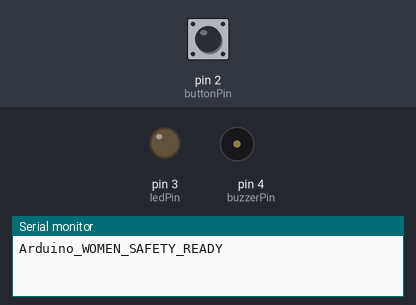
This sketch was run on a simulated Arduino Uno, built with avr-gcc and run on an emulated ATmega328P. On the bench: output pins drawn as LEDs (lit = HIGH), buzzer (waves = sounding), the last lines printed to the serial monitor. The inputs (shaded band) are chosen by the test bench; at power-on: pin 2 (buttonPin) HIGH.

Above: at 1.2 s.
1.3 s: pin 2 (buttonPin) pulled LOW for 0.15 s
At 2.6 s:
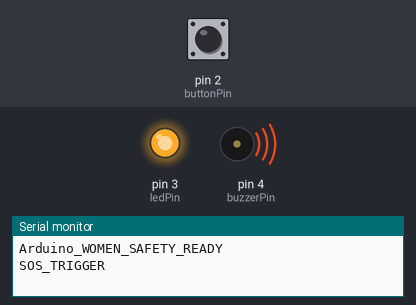
2.9 s: pin 2 (buttonPin) pulled LOW for 1 s
At 3.9 s:
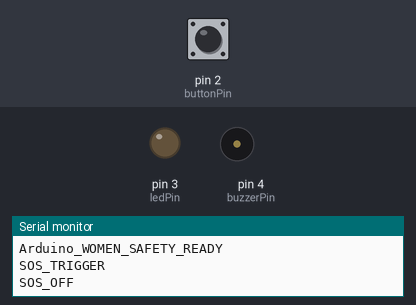
5.4 s: pin 2 (buttonPin) pulsed LOW 2 times (0.12 s each, 0.3 s apart)
At 5.46 s:
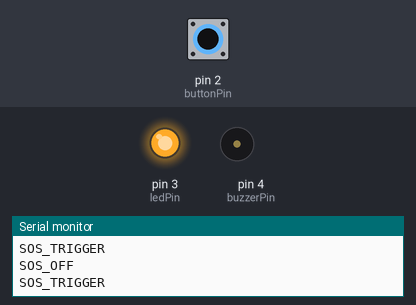
7.5 s: pin 2 (buttonPin) pulled LOW for 3.2 s
At 11.7 s:
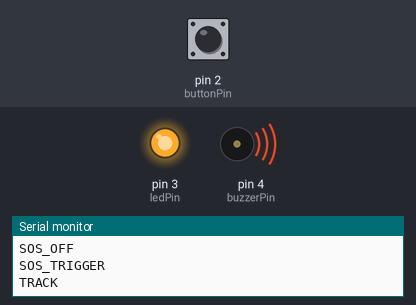
Timing chart, 0 to 13.2 s (numbered marks = the images above; inputs shaded):
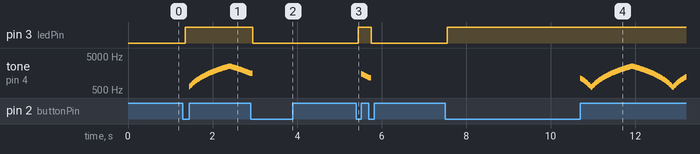

The sketch:

arduino_gps_sos_tracker.ino
```cpp
const int buttonPin = 2;
const int ledPin    = 3;
const int buzzerPin = 4;

bool alarmState = false;
unsigned long lastTrackSent = 0;
const unsigned long trackInterval = 4000;

// Siren variables
unsigned long lastSirenTime = 0;
const unsigned long sirenSpeed = 15;  // Speed of siren change
int sirenFreq = 600;
bool sirenRising = true;

void setup() {
  pinMode(buttonPin, INPUT_PULLUP);
  pinMode(ledPin, OUTPUT);
  pinMode(buzzerPin, OUTPUT);

  digitalWrite(ledPin, LOW);
  noTone(buzzerPin);

  Serial.begin(9600);
  Serial.println("Arduino_WOMEN_SAFETY_READY");
}

void loop() {
  // Button press with debounce
  if (digitalRead(buttonPin) == LOW) {
    delay(50);

    if (digitalRead(buttonPin) == LOW) {
      alarmState = !alarmState;

      if (alarmState) {
        Serial.println("SOS_TRIGGER");
        digitalWrite(ledPin, HIGH);
      } else {
        Serial.println("SOS_OFF");
        digitalWrite(ledPin, LOW);
        noTone(buzzerPin);  // Stop immediately
      }

      while (digitalRead(buttonPin) == LOW) { delay(10); }
    }
  }

  // ===== POLICE SIREN EFFECT =====
  if (alarmState) {
    unsigned long currentTime = millis();

    // Siren frequency sweep
    if (currentTime - lastSirenTime >= sirenSpeed) {
      lastSirenTime = currentTime;

      if (sirenRising) {
        sirenFreq += 30;
        if (sirenFreq >= 2500) sirenRising = false;
      } else {
        sirenFreq -= 30;
        if (sirenFreq <= 600) sirenRising = true;
      }

      tone(buzzerPin, sirenFreq);
    }

    // Send tracking data every 4 seconds
    if (currentTime - lastTrackSent >= trackInterval) {
      Serial.println("TRACK");
      lastTrackSent = currentTime;
    }
  }
}
```

Measured:
- after the input at 1.3 s, pin 3 (ledPin): LOW → HIGH after 0.05 s; tone on pin 4 (buzzerPin): plays 630 Hz for 0.01 s, 660 Hz for 0.02 s, 690 Hz for 0.01 s, 720 Hz for 0.02 s, 750 Hz for 0.02 s, 780 Hz for 0.01 s … (97 notes in this stretch), starting after 0.15 s
- after the input at 2.9 s, pin 3 (ledPin): HIGH → LOW after 0.05 s
- after the input at 5.4 s, pin 3 (ledPin): LOW → HIGH after 0.05 s, → LOW 0.30 s later; tone on pin 4 (buzzerPin): plays 1500 Hz for 0.01 s, 1470 Hz for 0.01 s, 1440 Hz for 0.02 s, 1410 Hz for 0.02 s, 1380 Hz for 0.01 s, 1350 Hz for 0.02 s … (13 notes in this stretch), starting after 0.12 s
- after the input at 7.5 s, pin 3 (ledPin): LOW → HIGH after 0.05 s; tone on pin 4 (buzzerPin): plays 1110 Hz for 0.01 s, 1080 Hz for 0.02 s, 1050 Hz for 0.02 s, 1020 Hz for 0.01 s, 990 Hz for 0.02 s, 960 Hz for 0.02 s … (167 notes in this stretch), starting after 3.2 s
